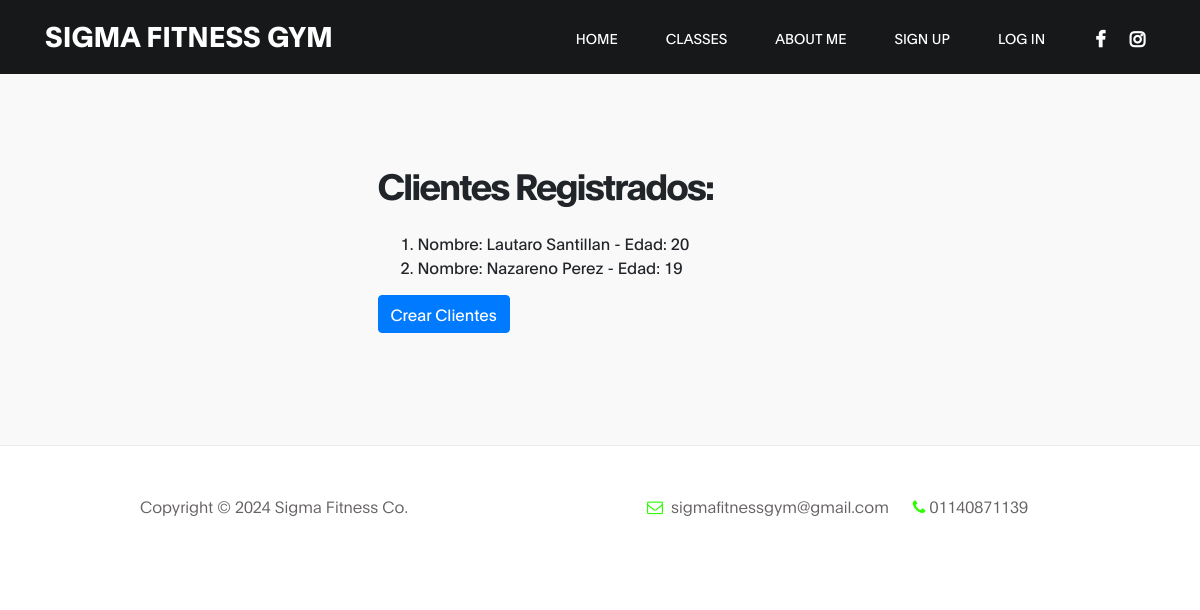
Before: /SigmaApp/readClients/ with the older database file.
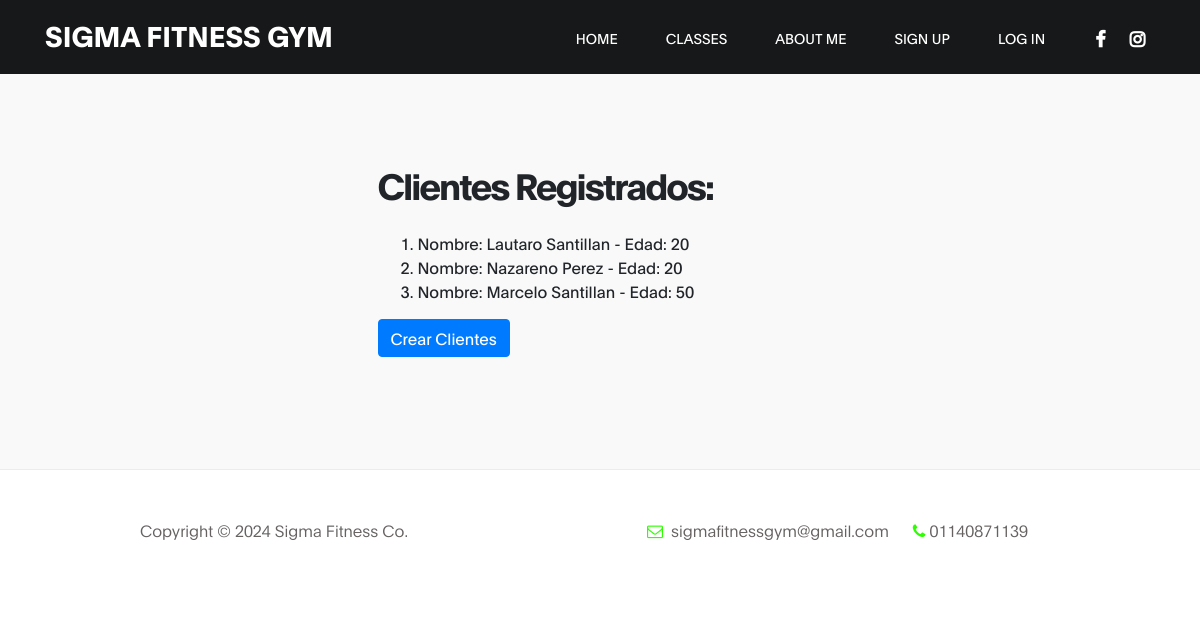
After: the same page with the newer database file.
### SigmaApp/models.py (models this page shows)
class Client(models.Model):
    name = models.CharField(max_length=40)
    lastname = models.CharField(max_length=50)
    email = models.EmailField()
    age = models.IntegerField()
    def __str__(self):
        return f"{self.name} {self.lastname}"

### SigmaApp/views.py (the view)
# urls.py: path('readClients/', read_client, name="Read Client"),
def read_client(request):
    clients = Client.objects.all()
    return render(request, "clients/readClient.html", {"clients": clients})

### SigmaApp/templates/clients/readClient.html (shortened to what this page needs)
{% extends "father.html" %}
{% block section %}
    <section class="about section" id="about">
        <div class="container">
            <div class="row">
                <div class="mt-lg-5 mb-lg-0 mb-4 col-lg-5 col-md-10 mx-auto col-12">
                    <h2 class="mb-4">Clientes Registrados:</h2>
                    <ol>
                        {% for client in clients %}
                        <li>Nombre: {{client}} - Edad: {{client.age}}</li>
                        {% endfor %}
                    </ol>
                    <a class="btn btn-primary" href="{% url 'Create Client' %}">Crear Clientes</a>
                </div>
            </div>
        </div>
    </section>
{% endblock %}

Changed rows visible on the page:
changed Client "Nazareno Perez": age "19" → "20"
added Client: name+lastname "Marcelo Santillan", age "50"
